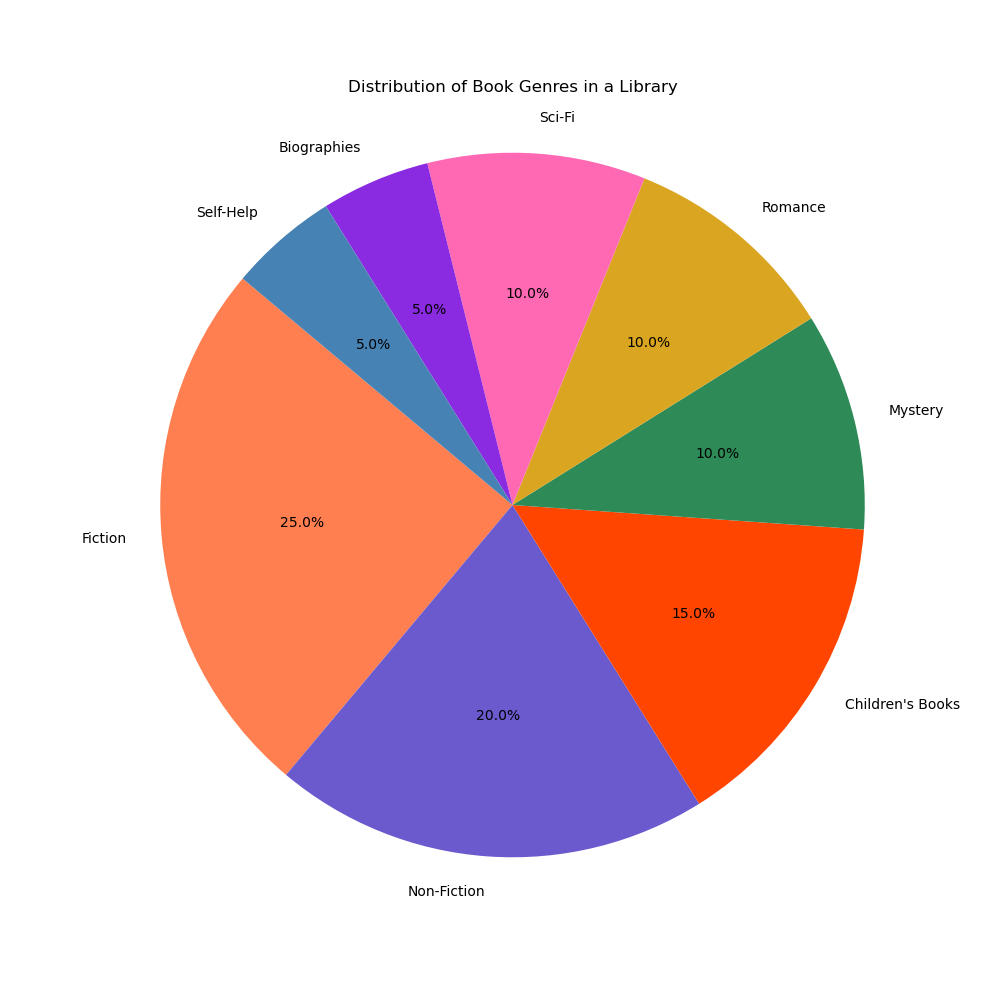

This chart was generated by the following Python code:

import matplotlib.pyplot as plt

# Data to plot
labels = ['Fiction', 'Non-Fiction', "Children's Books", 'Mystery', 'Romance', 'Sci-Fi', 'Biographies', 'Self-Help']
sizes = [25, 20, 15, 10, 10, 10, 5, 5]
colors = ['#ff7f50', '#6a5acd', '#ff4500', '#2e8b57', '#daa520', '#ff69b4', '#8a2be2', '#4682b4']

# Change the size of the figure (width, height)
plt.figure(figsize=(10, 10))

# Plot
plt.pie(sizes, labels=labels, colors=colors, autopct='%1.1f%%', startangle=140)

plt.title('Distribution of Book Genres in a Library', pad=20)
plt.axis('equal')  # Equal aspect ratio ensures that pie is drawn as a circle.
plt.show()
